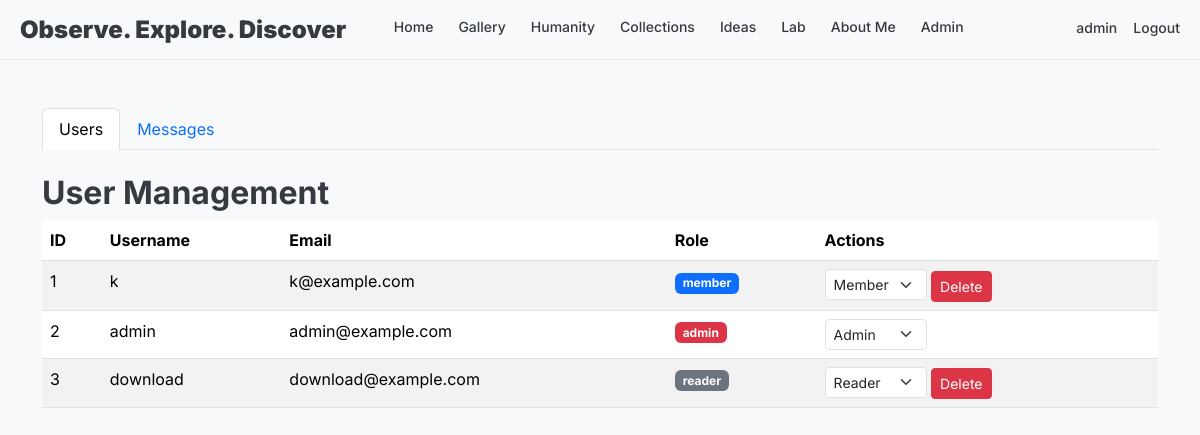
/admin/users (signed in), run on the app's committed database.
### mySite/app.py (models this page shows, shortened)
class User(UserMixin, db.Model):
    id = db.Column(db.Integer, primary_key=True)
    username = db.Column(db.String(80), unique=True, nullable=False)
    email = db.Column(db.String(120), unique=True, nullable=False)
    password_hash = db.Column(db.String(128), nullable=False)
    role = db.Column(db.String(20), default="reader")  # 'admin', 'member', or 'reader'
    created_at = db.Column(db.DateTime, default=datetime.utcnow)
    is_active = db.Column(db.Boolean, default=True)
    def is_admin(self):
        return self.role == "admin"

### mySite/app.py (the view)
@app.route("/admin/users")
@admin_required
def admin_users():
    users = User.query.all()
    return render_template("admin/users.html", users=users)

### mySite/app.py (called while the page is built)
@login_manager.user_loader
def load_user(user_id):
    return User.query.get(int(user_id))

def admin_required(f):
    @wraps(f)
    def decorated_function(*args, **kwargs):
        if not current_user.is_authenticated or not current_user.is_admin():
            abort(403)
        return f(*args, **kwargs)
    return decorated_function

### mySite/templates/admin/users.html
{% extends "base.html" %}
{% block content %}
<div class="container mt-5">
    <ul class="nav nav-tabs mb-4">
        <li class="nav-item">
            <a class="nav-link active" href="{{ url_for('admin_users') }}">Users</a>
        </li>
        <li class="nav-item">
            <a class="nav-link" href="{{ url_for('admin_messages') }}">Messages</a>
        </li>
    </ul>
    <h2>User Management</h2>
    <div class="table-responsive">
        <table class="table table-striped">
            <thead>
                <tr>
                    <th>ID</th>
                    <th>Username</th>
                    <th>Email</th>
                    <th>Role</th>
                    <th>Actions</th>
                </tr>
            </thead>
            <tbody>
                {% for user in users %}
                <tr>
                    <td>{{ user.id }}</td>
                    <td>{{ user.username }}</td>
                    <td>{{ user.email }}</td>
                    <td>
                        <span
                            class="badge {% if user.role == 'admin' %}bg-danger{% elif user.role == 'member' %}bg-primary{% else %}bg-secondary{% endif %}">
                            {{ user.role }}
                        </span>
                    </td>
                    <td>
                        <form action="{{ url_for('update_user_role', user_id=user.id) }}" method="POST"
                            class="d-inline">
                            <select name="role" class="form-select form-select-sm d-inline w-auto"
                                onchange="this.form.submit()">
                                <option value="admin" {% if user.role=='admin' %}selected{% endif %}>Admin</option>
                                <option value="member" {% if user.role=='member' %}selected{% endif %}>Member</option>
                                <option value="reader" {% if user.role=='reader' %}selected{% endif %}>Reader</option>
                            </select>
                        </form>
                        {% if user.id != current_user.id %}
                        <form action="{{ url_for('delete_user', user_id=user.id) }}" method="POST" class="d-inline"
                            onsubmit="return confirm('Are you sure you want to delete this user?');">
                            <button type="submit" class="btn btn-sm btn-danger">Delete</button>
                        </form>
                        {% endif %}
                    </td>
                </tr>
                {% endfor %}
            </tbody>
        </table>
    </div>
</div>
{% endblock %}

### mySite/templates/base.html (shortened to what this page needs)
<!DOCTYPE html>
<html lang="en">
<head>
    <link href="https://cdn.jsdelivr.net/npm/bootstrap@5.3.3/dist/css/bootstrap.min.css" rel="stylesheet">
    <link href="{{ url_for('static', filename='css/style.css') }}" rel="stylesheet">
</head>
<body>
    <header class="site-header">
        <div class="header-container">
            <div class="logo">Observe. Explore. Discover</div>
            <div class="main-nav">
                <a href="{{ url_for('index') }}"
                    class="{% if request.endpoint == 'index' %}nav-active{% endif %}">Home</a>
                <a href="{{ url_for('gallery') }}"
                    class="{% if request.endpoint == 'gallery' %}nav-active{% endif %}">Gallery</a>
                <a href="{{ url_for('blog_index') }}"
                    class="{% if request.endpoint and ('blog' in request.endpoint or request.endpoint in ['post', 'create', 'edit']) %}nav-active{% endif %}">Humanity</a>
                <a href="{{ url_for('collections') }}"
                    class="{% if request.endpoint == 'collections' %}nav-active{% endif %}">Collections</a>
                <a href="{{ url_for('ideas') }}"
                    class="{% if request.endpoint == 'ideas' %}nav-active{% endif %}">Ideas</a>
                <a href="{{ url_for('lab') }}">Lab</a>
                <a href="{{ url_for('about') }}" class="{% if request.endpoint == 'about' %}nav-active{% endif %}">About
                    Me</a>
                {% if current_user.is_authenticated and current_user.is_admin() %}
                <a href="{{ url_for('admin_users') }}"
                    class="{% if 'admin' in request.endpoint %}nav-active{% endif %}">Admin</a>
                {% endif %}
            </div>
            <div class="nav-icons ms-4">
                {% if current_user.is_authenticated %}
                <a href="{{ url_for('profile') }}" class="ms-3"
                    style="color: #343a40; text-decoration: none; font-weight: 500; font-size: 14px; padding-bottom: 5px;">
                    {{ current_user.username }}
                </a>
                <a href="{{ url_for('logout') }}" class="ms-3"
                    style="color: #343a40; text-decoration: none; font-weight: 500; font-size: 14px; padding-bottom: 5px;">Logout</a>
                {% endif %}
            </div>
        </div>
    </header>
    {% block content %}{% endblock %}
</body>
</html>

### mySite/static/css/style.css (style rules this page uses)
body { font-family: 'Inter', sans-serif; background-color: #f8f9fa; color: #343a40; margin: 0; padding: 0; overflow-x: hidden; }
h1, h2, h3, h4, h5, h6 { font-weight: 700; }
a { text-decoration: none; color: inherit; transition: color 0.2s ease; }
.site-header { background-color: rgba(248, 249, 250, 0.95); backdrop-filter: blur(5px); border-bottom: 1px solid #e9ecef; padding: 0 20px; height: 60px; display: flex; align-items: center; justify-content: space-between; position: sticky; top: 0; z-index: 1000; width: 100%; }
.header-container { display: flex; justify-content: space-between; align-items: center; width: 100%; max-width: 1400px; margin: 0 auto; }
.logo { font-size: 24px; font-weight: 900; white-space: nowrap; flex-shrink: 0; }
.main-nav { display: flex; align-items: center; flex-wrap: nowrap; }
.main-nav a { color: #343a40; text-decoration: none; font-weight: 500; margin-right: 25px; font-size: 14px; white-space: nowrap; padding-bottom: 5px; border-bottom: 2px solid transparent; transition: border-color 0.2s ease; }
.nav-active { border-bottom-color: #343a40; }
.nav-icons { display: flex; }

### data on the page
User: username "admin", id "2", email "admin@example.com", role "admin", role "Admin"
User: id "1", username "k", email "k@example.com", role "member", role "Member"
User: id "3", username "download", email "download@example.com", role "reader", role "Reader"
